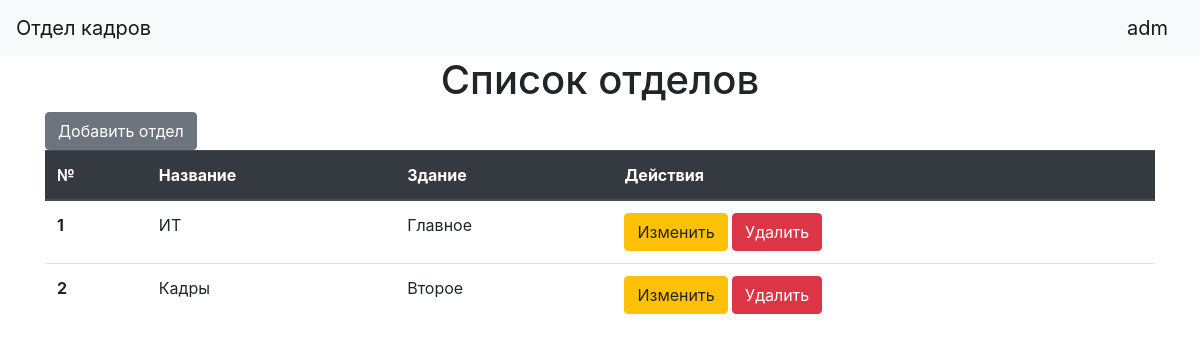
The page /departments (signed in) on the database its author committed.
### data/users.py (models this page shows, shortened)
class User(SqlAlchemyBase, UserMixin):
    __tablename__ = 'users'
    id = sqlalchemy.Column(sqlalchemy.Integer, primary_key=True, autoincrement=True)
    login = sqlalchemy.Column(sqlalchemy.String, nullable=True)
    hashed_password = sqlalchemy.Column(sqlalchemy.String, nullable=True)
    is_admin = sqlalchemy.Column(sqlalchemy.Boolean, nullable=False)

### data/departments.py (models this page shows)
class Department(SqlAlchemyBase):
    __tablename__ = 'departments'
    id = sqlalchemy.Column(sqlalchemy.Integer, primary_key=True, autoincrement=True)
    name = sqlalchemy.Column(sqlalchemy.String, nullable=False, unique=True)
    building_id = sqlalchemy.Column(sqlalchemy.Integer, sqlalchemy.ForeignKey("buildings.id"))
    building = orm.relation('Building')
    staff = orm.relation('Staff', back_populates='department')

### data/buildings.py (models this page shows)
class Building(SqlAlchemyBase):
    __tablename__ = 'buildings'
    id = sqlalchemy.Column(sqlalchemy.Integer, primary_key=True, autoincrement=True)
    name = sqlalchemy.Column(sqlalchemy.String, nullable=False, unique=True)
    departments = orm.relation('Department', back_populates='building')

### main.py (the view)
    @app.route('/departments')
    @login_required
    def departments():
        session = db_session.create_session()
        departments = session.query(Department).all()
        return render_template("departments.html", title='Список отделов', departments=departments)

### data/db_session.py (called while the page is built)
def create_session() -> Session:
    global __factory
    return __factory()

### templates/departments.html
{% extends "base.html" %}
{% block content %}
    <h1 align="center">{{ title }}</h1>
    <a href="department_edit" class="btn btn-secondary">Добавить отдел</a>
    <table class="table">
          <thead class="thead-dark">
            <tr>
              <th scope="col">№</th>
              <th scope="col">Название</th>
              <th scope="col">Здание</th>
              <th scope="col">Действия</th>
            </tr>
          </thead>
          <tbody>
          {% for item in departments %}
            <tr>
              <th scope="row">{{ loop.index }}</th>
              <td>{{ item.name }}</td>
                <td>{{ item.building.name }}</td>
                <td>
                    <a href="/department_edit/{{ item.id }}" class="btn btn-warning">Изменить</a>
                    <a href="/department_delete/{{ item.id }}" class="btn btn-danger">Удалить</a>
                </td>
            </tr>
          {% endfor %}
          </tbody>
    </table>
{% endblock %}

### templates/base.html (shortened to what this page needs)
<!DOCTYPE html>
<html lang="en">
<head>
    <link rel="stylesheet" href="https://stackpath.bootstrapcdn.com/bootstrap/4.4.1/css/bootstrap.min.css">
</head>
  <body>
    <header>
      <nav class="navbar navbar-light bg-light">
        <a class="navbar-brand" href="/">Отдел кадров</a>
          {% if current_user.is_authenticated %}
            <a class="navbar-brand" href="/logout">{{ current_user.login }}</a>
        {% else %}
            <p>
                <a class="btn btn-primary" href="/login">Войти</a>
            </p>
        {% endif %}
      </nav>
    </header>
    <main role="main" class="container">
        {% block content %}{% endblock %}
    </main>
  </body>
</html>

### rows shown on the page
User: login "adm"
Department: name "ИТ", building.name "Главное"
Department: name "Кадры", building.name "Второе"

### other values the page prints
{{ title }} "Список отделов"
